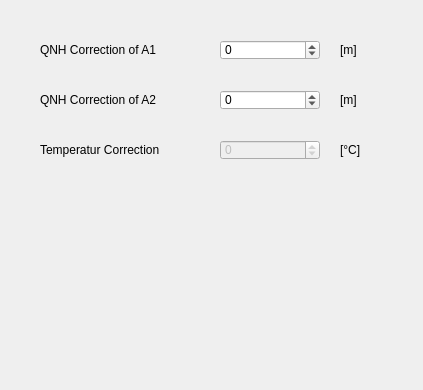
<?xml version="1.0" encoding="UTF-8"?>
<ui version="4.0" stdsetdef="1">
  <author></author>
  <comment></comment>
  <exportmacro></exportmacro>
  <class>CorrFrame</class>
  <widget class="QWidget" name="CorrFrame">
    <property name="geometry">
      <rect>
        <x>0</x>
        <y>0</y>
        <width>423</width>
        <height>390</height>
      </rect>
    </property>
    <property name="windowTitle">
      <string>Correction</string>
    </property>
    <widget class="QSpinBox" name="spinBox_QNHCorrA2">
      <property name="geometry">
        <rect>
          <x>220</x>
          <y>90</y>
          <width>100</width>
          <height>20</height>
        </rect>
      </property>
      <property name="maximum">
        <number>8000</number>
      </property>
      <property name="minimum">
        <number>-8000</number>
      </property>
    </widget>
    <widget class="QSpinBox" name="spinBox_QNHCorrA1">
      <property name="geometry">
        <rect>
          <x>220</x>
          <y>40</y>
          <width>100</width>
          <height>20</height>
        </rect>
      </property>
      <property name="maximum">
        <number>1000</number>
      </property>
      <property name="minimum">
        <number>-2000</number>
      </property>
    </widget>
    <widget class="QLabel" name="textLabel_QNHCorrA1Unit">
      <property name="geometry">
        <rect>
          <x>340</x>
          <y>40</y>
          <width>67</width>
          <height>20</height>
        </rect>
      </property>
      <property name="text">
        <string>[m]</string>
      </property>
      <property name="wordWrap">
        <bool>false</bool>
      </property>
    </widget>
    <widget class="QLabel" name="textLabel_QNHCorrA2Unit">
      <property name="geometry">
        <rect>
          <x>340</x>
          <y>90</y>
          <width>67</width>
          <height>20</height>
        </rect>
      </property>
      <property name="text">
        <string>[m]</string>
      </property>
      <property name="wordWrap">
        <bool>false</bool>
      </property>
    </widget>
    <widget class="QLabel" name="textLabel_TempCorrUnit">
      <property name="geometry">
        <rect>
          <x>340</x>
          <y>140</y>
          <width>67</width>
          <height>20</height>
        </rect>
      </property>
      <property name="text">
        <string>[°C]</string>
      </property>
      <property name="wordWrap">
        <bool>false</bool>
      </property>
    </widget>
    <widget class="QSpinBox" name="spinBox_TempCorr">
      <property name="enabled">
        <bool>false</bool>
      </property>
      <property name="geometry">
        <rect>
          <x>220</x>
          <y>140</y>
          <width>100</width>
          <height>20</height>
        </rect>
      </property>
      <property name="maximum">
        <number>10</number>
      </property>
      <property name="minimum">
        <number>-10</number>
      </property>
    </widget>
    <widget class="QLabel" name="textLabel_QNHCorrA1">
      <property name="geometry">
        <rect>
          <x>40</x>
          <y>40</y>
          <width>160</width>
          <height>20</height>
        </rect>
      </property>
      <property name="text">
        <string>QNH Correction of A1</string>
      </property>
      <property name="wordWrap">
        <bool>false</bool>
      </property>
    </widget>
    <widget class="QLabel" name="textLabel_QNHCorrA2">
      <property name="geometry">
        <rect>
          <x>40</x>
          <y>90</y>
          <width>160</width>
          <height>20</height>
        </rect>
      </property>
      <property name="text">
        <string>QNH Correction of A2</string>
      </property>
      <property name="wordWrap">
        <bool>false</bool>
      </property>
    </widget>
    <widget class="QLabel" name="textLabel_TempCorr">
      <property name="geometry">
        <rect>
          <x>40</x>
          <y>140</y>
          <width>169</width>
          <height>20</height>
        </rect>
      </property>
      <property name="text">
        <string>Temperatur Correction</string>
      </property>
      <property name="wordWrap">
        <bool>false</bool>
      </property>
    </widget>
  </widget>
  <layoutdefault spacing="6" margin="11"/>
  <pixmapfunction>qPixmapFromMimeSource</pixmapfunction>
</ui>
